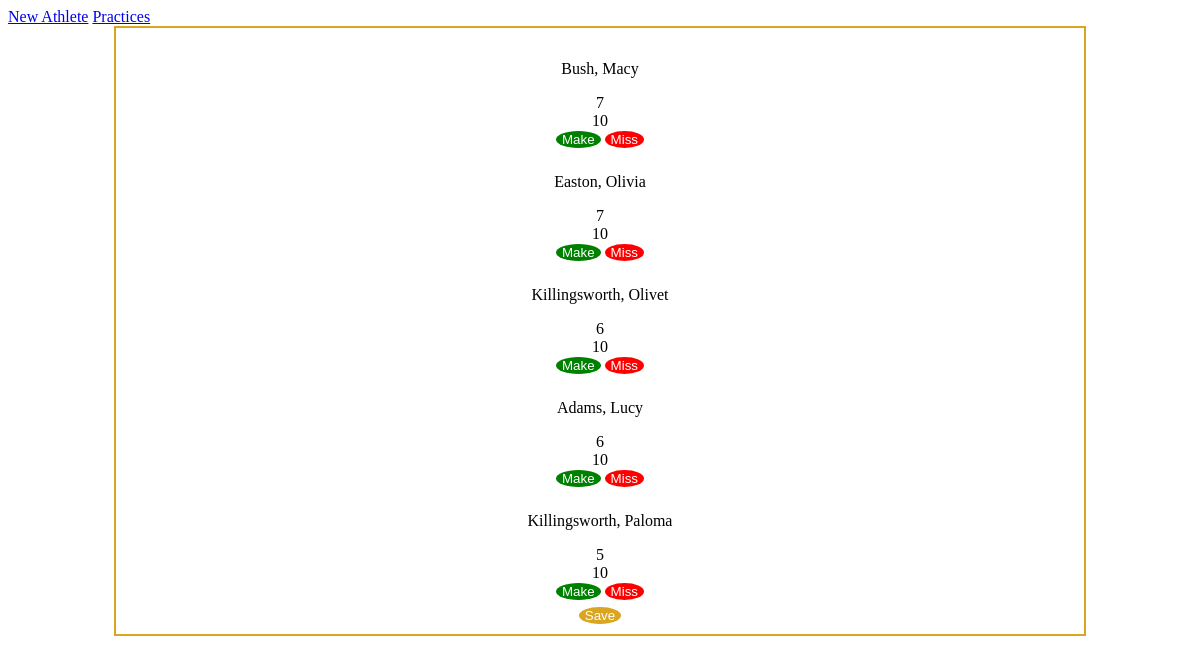
Page /practices/freethrows on the committed database.
### stats/models.py (models this page shows)
class Athlete(models.Model):
    TEAMS = {
        "ElemG" : "Girl's 5th and 6th",
        "MidG" : "Girl's 7th and 8th",
        "VarsityG" : "Girl's Varsity",
        "ElemB" : "Boy's 5th and 6th",
        "MidB" : "Boy's 7th and 8th",
        "VarsityB" : "Boy's Varsity"
    }
    POSITIONS = {
        "1" : "Point Guard",
        "2" : "Shooting Guard",
        "3" : "Small Forward",
        "4" : "Power Forward",
        "5" : "Center"
    }
    first_name = models.CharField(max_length = 20)
    last_name = models.CharField(max_length = 30)
    team = models.CharField(max_length=8,choices=TEAMS)
    position = models.CharField(max_length=1,choices=POSITIONS)
    jersey = models.IntegerField()
    def __str__(self):
        return f"{self.last_name}, {self.first_name}"

### stats/views.py (the view, shortened to what this page needs)
# urls.py: path("practices/freethrows",views.free_throws,name="free_throws"),
def free_throws(request):
    athletes = Athlete.objects.all()
    ft_list = []
    if request.method == 'GET':
        try:
            records = FreeThrows.objects.filter(date=datetime.datetime.today())
            for record in records:
                ft_list.append({"player":record.player,"attempts":record.attempts,"makes":record.makes})
        except ObjectDoesNotExist:
            for ath in athletes:
                ft = FreeThrows(player=ath,date=datetime.datetime.today(),attempts=0,makes=0)
                FreeThrows.save(ft)
                ft_list.append({"player":ft.player,"attempts":ft.attempts,"makes":ft.makes})
    return render(request,"stats/free_throw_form.html",{"ft":ft_list})

### stats/templates/stats/free_throw_form.html (shortened to what this page needs)
{% extends "stats/index.html" %} {% block content %}
<div>
  <form id="free_throw_form" action="{% url 'free_throw_save' %}" method="post">
    {% csrf_token %} {%for stat in ft %}
    <div class="player_box">
      <p>{{stat.player}}</p>
      <label for="{{stat.player}}makes" id="{{stat.player}}makeslbl"
        >{{stat.makes}}</label
      >
      <label for="{{stat.player}}attempts" id="{{stat.player}}attemptslbl"
        >{{stat.attempts}}</label
      >
      <div class="btn_box">
        <button
          type="button"
          onClick="update_makes('{{stat.player}}makes','{{stat.player}}attempts')"
          class="btn_make"
        >
          Make
        </button>
        <button
          type="button"
          onClick="update_misses('{{stat.player}}attempts')"
          class="btn_miss"
        >
          Miss
        </button>
      </div>
    </div>
    {% endfor %}
    <button type="submit" class="submit">Save</button>
  </form>
</div>
{% endblock %}

### stats/templates/stats/index.html (shortened to what this page needs)
{% load static %}
<!DOCTYPE html>
<html lang="en">
  <head>
    <link rel="stylesheet" href="{% static 'css/main.css' %}" />
    <link rel="stylesheet" href="{% static 'css/shootingform.css' %}"
  </head>
  <body>
    <div class="navigation">
      <a href="{% url 'new_athlete' %}">New Athlete</a>
      <a href="{% url 'practices' %}">Practices</a>
    </div>
    <div class="main_content">{% block content %} {% endblock %}</div>
  </body>
</html>

### stats/static/css/main.css (style rules this page uses)
.main_content { margin: auto; width: 80%; border: 2px solid goldenrod; padding: 10px; text-align: center; }

### stats/static/css/shootingform.css (style rules this page uses)
.player_box { margin-top: 3px; margin-bottom: 3px; padding: 3px; display: flex; flex-direction: column; }
button { color: white; border: none; border-radius: 50%; }
.btn_make { background-color: green; }
.btn_miss { background-color: red; }
.submit { background-color: goldenrod; }

### rows in the picture
Athlete: player "Bush, Macy", makes "7", attempts "10"
Athlete: player "Easton, Olivia", makes "7", attempts "10"
Athlete: player "Killingsworth, Olivet", makes "6", attempts "10"
Athlete: player "Adams, Lucy", makes "6", attempts "10"
Athlete: player "Killingsworth, Paloma", makes "5", attempts "10"
